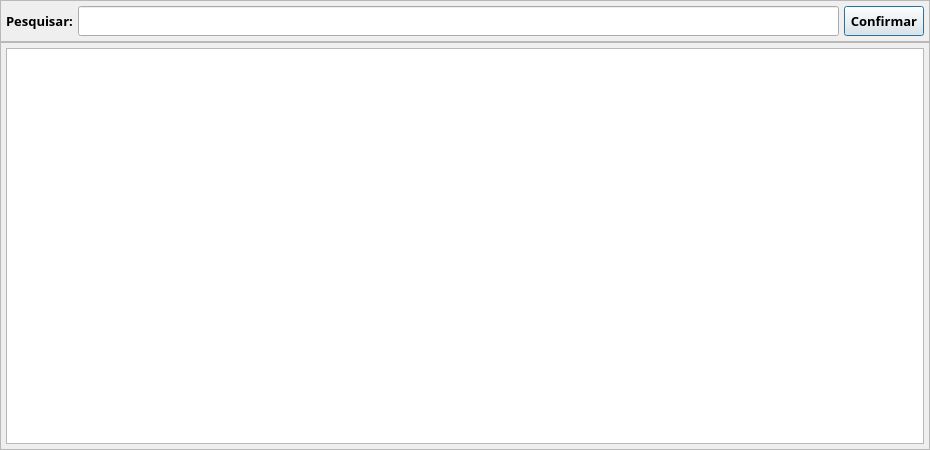
<?xml version="1.0" encoding="UTF-8"?>
<ui version="4.0">
 <class>Pesquisa_Prod</class>
 <widget class="QDialog" name="Pesquisa_Prod">
  <property name="geometry">
   <rect>
    <x>0</x>
    <y>0</y>
    <width>930</width>
    <height>450</height>
   </rect>
  </property>
  <property name="font">
   <font>
    <family>Segoe UI Semibold</family>
    <pointsize>10</pointsize>
    <bold>true</bold>
   </font>
  </property>
  <property name="windowTitle">
   <string>Pesquisa Produtos</string>
  </property>
  <layout class="QVBoxLayout" name="verticalLayout">
   <property name="spacing">
    <number>0</number>
   </property>
   <property name="leftMargin">
    <number>0</number>
   </property>
   <property name="topMargin">
    <number>0</number>
   </property>
   <property name="rightMargin">
    <number>0</number>
   </property>
   <property name="bottomMargin">
    <number>0</number>
   </property>
   <item>
    <widget class="QFrame" name="frm_Filtro">
     <property name="frameShape">
      <enum>QFrame::Shape::StyledPanel</enum>
     </property>
     <property name="frameShadow">
      <enum>QFrame::Shadow::Raised</enum>
     </property>
     <layout class="QHBoxLayout" name="horizontalLayout">
      <property name="spacing">
       <number>5</number>
      </property>
      <property name="leftMargin">
       <number>5</number>
      </property>
      <property name="topMargin">
       <number>5</number>
      </property>
      <property name="rightMargin">
       <number>5</number>
      </property>
      <property name="bottomMargin">
       <number>5</number>
      </property>
      <item>
       <widget class="QLabel" name="lb_Pesquisa">
        <property name="minimumSize">
         <size>
          <width>0</width>
          <height>30</height>
         </size>
        </property>
        <property name="maximumSize">
         <size>
          <width>16777215</width>
          <height>30</height>
         </size>
        </property>
        <property name="text">
         <string>Pesquisar:</string>
        </property>
       </widget>
      </item>
      <item>
       <widget class="QLineEdit" name="txt_Pesquisa">
        <property name="minimumSize">
         <size>
          <width>0</width>
          <height>30</height>
         </size>
        </property>
        <property name="maximumSize">
         <size>
          <width>16777215</width>
          <height>30</height>
         </size>
        </property>
       </widget>
      </item>
      <item>
       <widget class="QPushButton" name="bt_Pesquisa">
        <property name="minimumSize">
         <size>
          <width>0</width>
          <height>30</height>
         </size>
        </property>
        <property name="maximumSize">
         <size>
          <width>16777215</width>
          <height>30</height>
         </size>
        </property>
        <property name="text">
         <string>Confirmar</string>
        </property>
       </widget>
      </item>
     </layout>
    </widget>
   </item>
   <item>
    <widget class="QFrame" name="frm_Lista">
     <property name="frameShape">
      <enum>QFrame::Shape::StyledPanel</enum>
     </property>
     <property name="frameShadow">
      <enum>QFrame::Shadow::Raised</enum>
     </property>
     <layout class="QVBoxLayout" name="verticalLayout_2">
      <property name="spacing">
       <number>5</number>
      </property>
      <property name="leftMargin">
       <number>5</number>
      </property>
      <property name="topMargin">
       <number>5</number>
      </property>
      <property name="rightMargin">
       <number>5</number>
      </property>
      <property name="bottomMargin">
       <number>5</number>
      </property>
      <item>
       <widget class="QTableView" name="tb_Produtos"/>
      </item>
     </layout>
    </widget>
   </item>
  </layout>
 </widget>
 <resources/>
 <connections/>
</ui>
